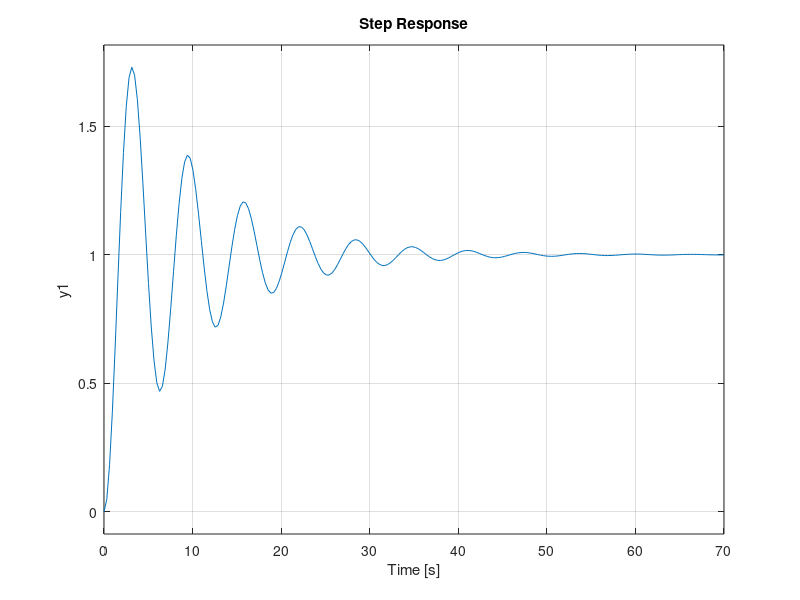

Reproduce this figure in MATLAB. (Note: this script raises an error after producing the figure.)
%%% Class 1
%%% João Luiz
clear all
close all
clc

%% continuous system:
%QA'+AQ+Y'B'+BY<0
%Q>0

num = 1;
% den = [1 -0.1 1];            % unstable
den = [1 0.2 1];            % estable

[A,B,C,D] = tf2ss(num,den);
sistem = ss(A,B,C,D);



step(sistem)

%% discrete system:

[x,y] = size(B)

Q = sdpvar(length(A));
Y = sdpvar(y,x);
% sdisplay(P)

lmi1 = [Q*A'+A*Q+Y'*B'+B*Y<=0];
lmi2 = [Q>=0];

LMI = [lmi1,lmi2];

optimize(LMI);

Qs = value(Q);
Ys = value(Y);

eig(A)

checkset(LMI)

eig(Q*A'+A*Q+Y'*B'+B*Y)

Q_aux = inv(Qs)
K = Ys*Q_aux;


checkset(LMI)